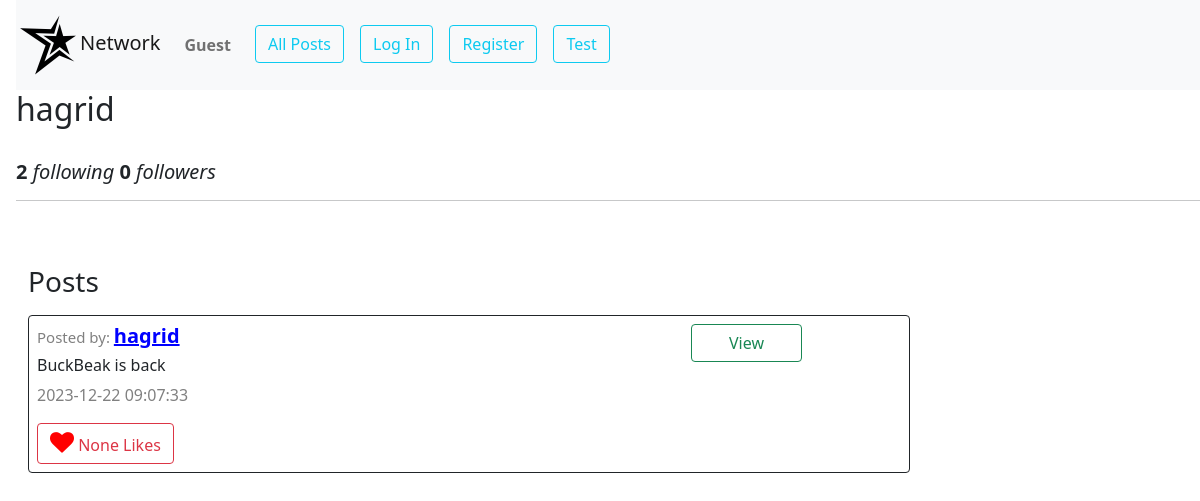
The page /profile/3 on the database its author committed.
### app.py (models this page shows, shortened)
class Users(db.Model):
    __tablename__ = "users"
    id = db.Column(db.Integer, primary_key=True)
    username = db.Column(db.String(80), unique=True, nullable=False)
    hash = db.Column(db.String(200),nullable=False)
    email = db.Column(db.String(120), unique=True, nullable=False)
    first_name=db.Column(db.String(80), nullable=True)
    last_name=db.Column(db.String(80), nullable=True)
    profile_pic_addr=db.Column(db.String(200), nullable=True)
    user_posts=db.relationship('Posts',backref='owner',lazy='dynamic')
    followers = db.relationship('Users',
                                secondary = follow,
                                primaryjoin = (follow.c.following_id == id),
                                secondaryjoin = (follow.c.follower_id == id),
                                backref = 'following'
                                )

class Posts(db.Model):
    __tablename__ = "posts"
    id = db.Column(db.Integer, primary_key=True)
    content = db.Column(db.String(150), nullable=False)
    created_at = db.Column(db.DateTime(timezone=True), server_default=db.func.current_timestamp())
    person_id = db.Column(db.Integer, db.ForeignKey('users.id'),nullable=False)
    likes=db.Column(db.Integer,default=0)

### app.py (the view)
@app.route("/profile/<int:id>", methods=["GET", "POST"])
def profile(id):
    current_user_id=session.get("user_id")
    if current_user_id==id:
        current_user=Users.query.filter_by(id=id).first()
        profile=current_user
    elif current_user_id ==None:
        profile=Users.query.filter_by(id=id).first()
        current_user=None
    else:
        profile=Users.query.filter_by(id=id).first()
        current_user=Users.query.filter_by(id=current_user_id).first()
    posts=Posts.query.filter_by(person_id=profile.id).order_by(Posts.created_at.desc()).all()
    is_user=current_user_id==profile.id
    is_following=False
    if not is_user and not current_user_id==None:
        is_following=profile in current_user.following
    user_id=session.get("user_id")
    if user_id:
        current_user=Users.query.filter_by(id=user_id).first()
    else:
        current_user=None
    return render_template("profile.html",profile=profile,posts=posts,is_user=is_user,
                           is_following=is_following,current_user=current_user)

### app.py (called while the page is built)
@app.after_request
def after_request(response):
    response.headers["Cache-Control"] = "no-cache, no-store, must-revalidate"
    response.headers["Expires"] = 0
    response.headers["Pragma"] = "no-cache"
    return response

### templates/profile.html (shortened to what this page needs)
{% extends "layout.html" %}
{% block body %}
<div id="profile_div">
    <div>
        <h2 class="ms-3">{{profile.username}}</h2>
        <h5 class="ms-3"></br><strong>{{profile.following|count}}</strong> <i>following </i>         <strong>{{profile.followers|count}}</strong> <i>followers</i><hr></h5>
    </div >
    <div class="container-fluid py-5 ">
        <h3 class="ms-3">Posts</h3>
        {% for item in posts%}
        <div id="display_div_{{item.id}}" class="border border-dark m-3 p-2 rounded w-75">
			<div class="row">
				<div class="col-9">
					<h5>
						<span style="color: grey; font-size: 15px">Posted by: </span
						><a
							style="font-weight: bold; color: blue"
							href="/profile/{{item.owner.id}}"
							>{{item.owner.username}}</a
						>
					</h5>
					<div id="index_content_div_{{item.id}}"><h6  class="mt-2">{{item.content}}</h6></div>
					<p><span style="color: grey">{{item.created_at}}</span></p>
					<button class="btn btn-outline-danger">
						<i style="font-size: 24px; color: red" class="fa">&#xf004;</i>
						{{item.likes}} Likes
					</button>
				</div>
				<div class="col-2 ">
					<div class="row">
						<button data-post_id="{{item.id}}" id="index_view_btn_{{item.id}}" class="btn btn-outline-success mb-1 w-75 view_btn">View</button>
					</div>
				</div>
			</div>
		</div>
        {%endfor%}
    </div>
</div>
{% endblock %}

### rows shown on the page
Users: username "hagrid"
Posts: owner.username "hagrid", content "BuckBeak is back", created_at "2023-12-22 09:07:33", likes "None"

### other values the page prints
{{ profile.following|count }} "2"
{{ profile.followers|count }} "0"
